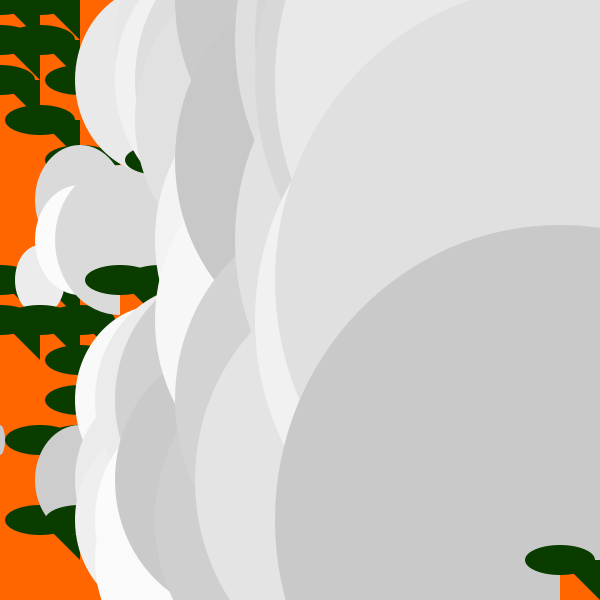
Frame 1 (no input)
Frame 60 (the mouse pressed at the canvas centre just before this capture): identical to frame 1, image omitted
Frame 120 (the mouse held since frame 60 and released just before this capture): identical to frame 1, image omitted

The Processing sketch that drew this single still picture (run headless with seeded random() and noise(); from frame 60 on, the mouse is pressed at the canvas centre):

// Processing sketch: processing_72815
// ── processing_72815.pde

void setup()
{
  size(600,600); // determines size of the graphic
 
  placement();  
}

void draw()
{
}

void placement()
{
  for (int x=0; x<width;x+=40) // for loop to make a grid big enough to cover the entire x-axis of the graphic
  { 
    for (int y=0; y< height; y+=40) // for loop to make a grid big enough to cover the entire Y-axis of the graphic
      {
        noStroke();
        fill(700,102,00); // fill function to generate a colour for the shape
        rect(x,y,40,40); // creation of a rectangle
        randomTriangle(x, y);  //calls randomTriangle method
        randomEllipse(x,y);
    }
}
}

void randomTriangle(int x, int y)
{
  if(random(1001) > 600) // generates random number and if it's over 600 and below 1001 then it's going to do the following:
  {
   fill(10,60,00);
   triangle(x,y, x+40, y, x+40, y+40); // creates triangle
   ellipse(x,y, 70,30); // creates elipse 
  }
}

  void randomEllipse(int x, int y)
  {
    if(random(1001) > 820) // generates random number and if it's over 600 and below 1001 then it's going to do the following:
  {
    fill(random(55)+200);
    ellipse(x,y, x+10,x+30); // creates elipse 
  }
  }
